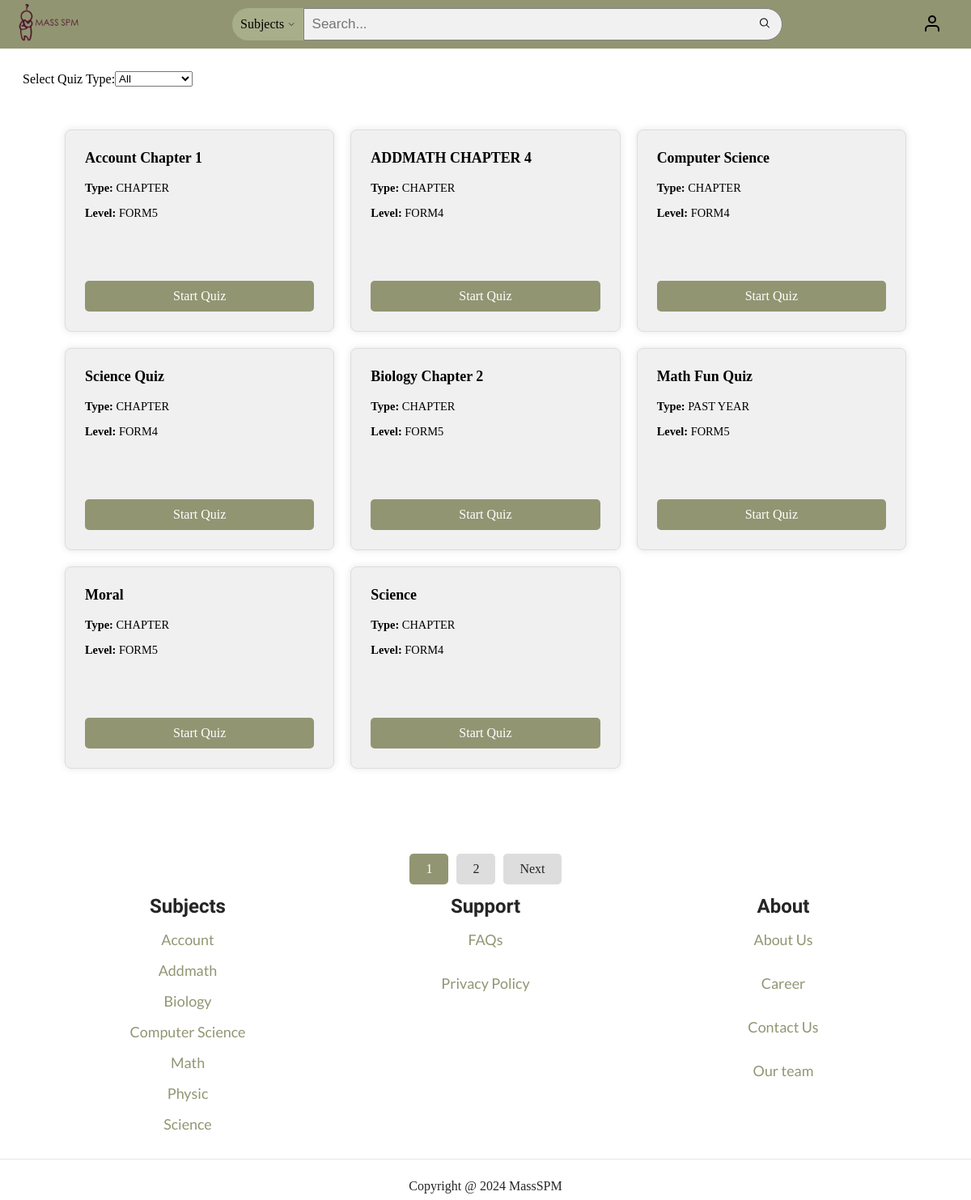
Page /user_home.php (signed in) on the committed database.
### tables this page shows
CREATE TABLE `quiz` (
  `QuizID` varchar(10) NOT NULL,
  `SubjectID` varchar(10) NOT NULL,
  `Duration` time DEFAULT NULL,
  `EditAdminID` varchar(10) NOT NULL,
  `QuizName` varchar(100) NOT NULL,
  `QuizType` enum('CHAPTER','PAST YEAR') NOT NULL,
  `QuizLevel` enum('FORM4','FORM5') DEFAULT NULL,
  `Chapter` enum('1','2','3','4','5','6','7','8','9','10','11','12','13','14','15') DEFAULT NULL,
  `CreatedAt` datetime NOT NULL,
  `UpdatedAt` datetime NOT NULL
);

### user_home.php (the view, shortened to what this page needs)
<?php
include('connection.php');
?>
<!DOCTYPE html>
<html lang="en">
<head>
</head>
<body>
<header>
    <nav class="navbar">
        <a href="user_home.php"><img src="img/logo.png" class="logo" alt="Logo of Mass SPM"></a>
        <div class="searchContent">
            <div class="dropdown">
                Subjects
                <svg width="10pt" height="10pt" version="1.1" viewBox="0 0 1200 1200" xmlns="http://www.w3.org/2000/svg" style="display: inline;">
                    <path transform="scale(50)" d="m21 8.5-9 9-9-9" fill="none" stroke="#000" stroke-miterlimit="10" stroke-width="2"/>
                </svg>
            </div>
            <form action="quizPage.php" method="POST" >
                    <div class="searchContainer">
                        <input type="search" class="searchBar" name="searchQuery" id="search" placeholder="Search...">
                        <button type = "submit" class="searchButton">
                        </button>
                    </div>
                </form>
            </div>
        <div class="profileDropdown">
            <button><svg class="feather feather-user" fill="none" height="24" stroke="currentColor" stroke-linecap="round" stroke-linejoin="round" stroke-width="2" viewBox="0 0 24 24" width="24" xmlns="http://www.w3.org/2000/svg">
                <path d="M20 21v-2a4 4 0 0 0-4-4H8a4 4 0 0 0-4 4v2"/>
                <circle cx="12" cy="7" r="4"/>
                </svg>
            </button>
        </div>
    </nav>
</header>
<main>
    <?php
    $selectedType = isset($_GET['type']) ? $_GET['type'] : 'All';
    ?>
    <div class="filter-container">
        <label for="quizType">Select Quiz Type:</label>
        <select id="quizType" onchange="filterQuizzes()">
            <option value="All" <?php echo ($selectedType === 'All') ? 'selected' : ''; ?>>All</option>
        </select>
    </div>
    <?php
        $selectedType = isset($_GET['type']) ? $_GET['type'] : 'All';
        $selectedSubject = isset($_GET['subject']) ? $_GET['subject'] : 'All';
        $baseQuery = "SELECT q.*, s.Description, s.SubjectName
                    FROM quiz q
                    JOIN subject s ON q.SubjectID = s.SubjectID
                    WHERE 1=1";
        $countQuery = str_replace("q.*, s.Description, s.SubjectName", "COUNT(*) as total", $baseQuery);
        $countResult = mysqli_query($connection, $countQuery);
        $totalQuizzes = mysqli_fetch_assoc($countResult)['total'];
        $itemsPerPage = 8;
        $page = isset($_GET['page']) ? (int)$_GET['page'] : 1;
        $offset = ($page - 1) * $itemsPerPage;
        $needPagination = $totalQuizzes > $itemsPerPage;
        $totalPages = ceil($totalQuizzes / $itemsPerPage);
        $finalQuery = $baseQuery . " LIMIT $offset, $itemsPerPage";
        $quizzes = mysqli_query($connection, $finalQuery);
    ?>
    <div class="quiz-container">
        <?php while ($quiz = mysqli_fetch_assoc($quizzes)) { ?>
            <?php $QuizID = $quiz["QuizID"]?>
            <div class="quiz" data-subject="<?php echo htmlspecialchars($quiz['SubjectName']); ?>"
                data-type="<?php echo htmlspecialchars($quiz['QuizType']); ?>">
                <h2><?php echo htmlspecialchars($quiz['QuizName']); ?></h2>
                <p><strong>Type: </strong><?php echo htmlspecialchars($quiz['QuizType']); ?></p>
                <p><strong>Level: </strong>
                <?php
                    echo $quiz['QuizLevel'] === NULL ? '--' : htmlspecialchars($quiz['QuizLevel']);
                ?>
                </p>
                <button class="start-quiz-btn" data-QuizID="<?php echo $QuizID;?>">Start Quiz</button>
            </div>
        <?php } ?>
    </div>
    <?php if ($needPagination): ?>
        <div class="pagination">
            <?php for ($i = 1; $i <= $totalPages; $i++): ?>
                <a href="?type=<?php echo $selectedType; ?>&subject=<?php echo $selectedSubject; ?>&page=<?php echo $i; ?>"
                class="<?php echo ($i == $page) ? 'active' : ''; ?>">
                    <?php echo $i; ?>
                </a>
            <?php endfor; ?>
            <?php if ($page < $totalPages): ?>
                <a href="?type=<?php echo $selectedType; ?>&subject=<?php echo $selectedSubject; ?>&page=<?php echo $page + 1; ?>">Next</a>
            <?php endif; ?>
        </div>
    <?php endif; ?>
    <section class="footer">
    <div class="box-container">
        <div class="box">
            <h3>Subjects</h3>
            <?php if ($connection) {
                $sql = "SELECT DISTINCT s.SubjectName
                        FROM subject s
                        INNER JOIN quiz q ON s.SubjectID = q.SubjectID";
                $statement = $connection->prepare($sql);
                if ($statement) {
                    $statement->execute();
                    $result = $statement->get_result();
                    while ($row = $result->fetch_assoc()) {
                        echo ("<a href='user_home.php?subject=" . urlencode($row["SubjectName"]) . "' class='dropElement'>" . $row["SubjectName"] . "</a>");
                    }
                } else {
                    echo "Error preparing statement: " . $connection->error;
                }
            } else {
                echo "Database connection failed";
            }
            ?>
        </div>
        <div class="box">
            <h3>Support</h3>
                <li class="nav-item">
                    <a href="#" class="nav-link" onclick="window.location='faqs.php'">FAQs</a>
                </li>
                <li>
                    <a href="#" class="nav-link" onclick="window.location='privacy_policy.php'">Privacy Policy</a>
                </li>
        </div>
        <div class="box">
            <h3>About</h3>
                <li>
                    <a href="landingPage.php#aboutUs">About Us</a>
                </li>
                <Li>
                    <a href="#" class="nav-link" onclick="window.location='career.php'">Career</a>
                </Li>
                <li>
                    <a href="#" class="nav-link"  onclick="window.location='contact_us.php'">Contact Us</a>
                </li>
                <li>
                    <a href="#" class="nav-link"  onclick="window.location='our_team.php'">Our team</a>
                </li>
        </div>
    </div>
    <div class="credit"> Copyright @ 2024 MassSPM</div>
    </section>
</main>
</body>
</html>

### rows in the picture
quiz: QuizName "Account Chapter 1", QuizType "CHAPTER", QuizLevel "FORM5"
quiz: QuizName "ADDMATH CHAPTER 4", QuizType "CHAPTER", QuizLevel "FORM4"
quiz: QuizName "Computer Science", QuizType "CHAPTER", QuizLevel "FORM4"
quiz: QuizName "Science Quiz", QuizType "CHAPTER", QuizLevel "FORM4"
quiz: QuizName "Biology Chapter 2", QuizType "CHAPTER", QuizLevel "FORM5"
quiz: QuizName "Math Fun Quiz", QuizType "PAST YEAR", QuizLevel "FORM5"
quiz: QuizName "Moral", QuizType "CHAPTER", QuizLevel "FORM5"
quiz: QuizName "Science", QuizType "CHAPTER", QuizLevel "FORM4"

### other values in the picture
$row["SubjectName"] "Account"
$row["SubjectName"] "Addmath"
$row["SubjectName"] "Biology"
$row["SubjectName"] "Computer Science"
$row["SubjectName"] "Math"
$row["SubjectName"] "Physic"
$row["SubjectName"] "Science"
